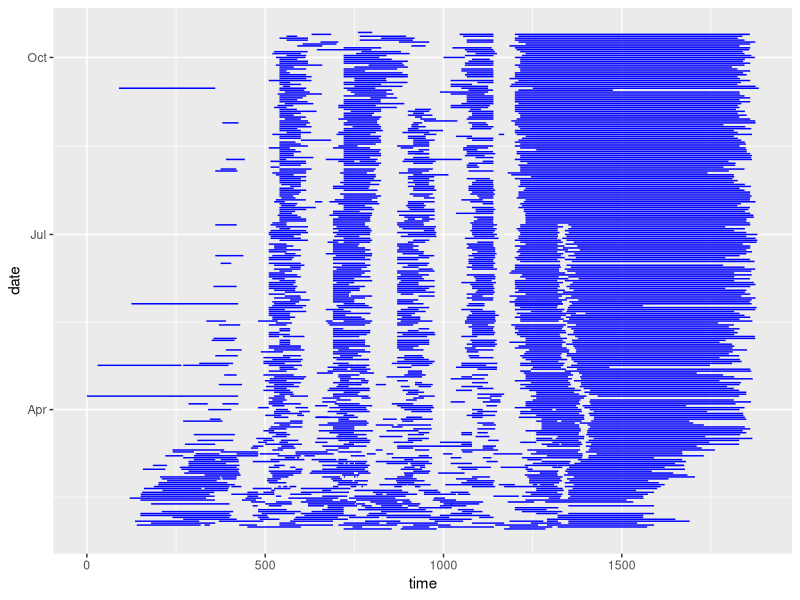
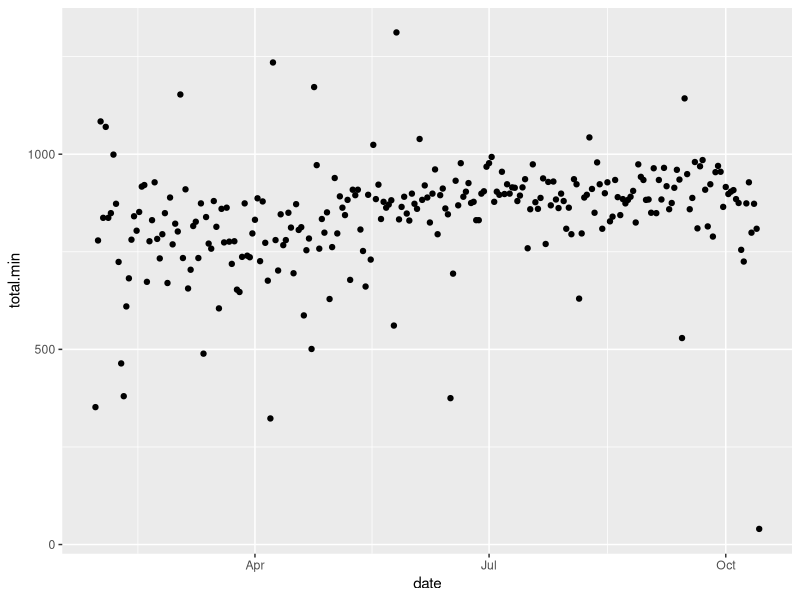
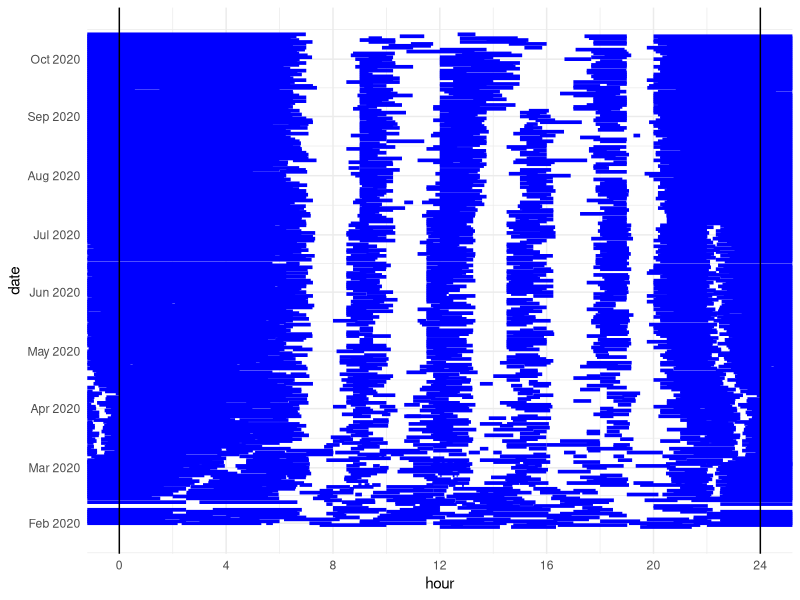
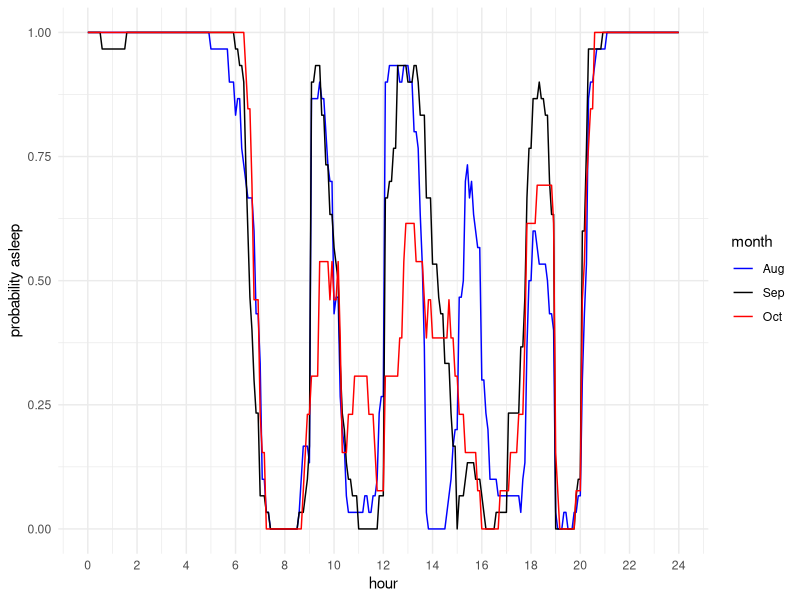
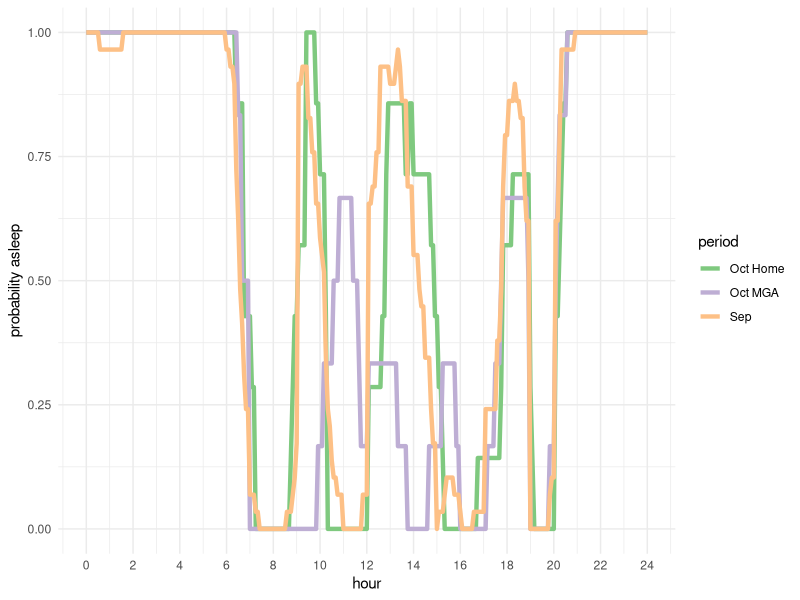
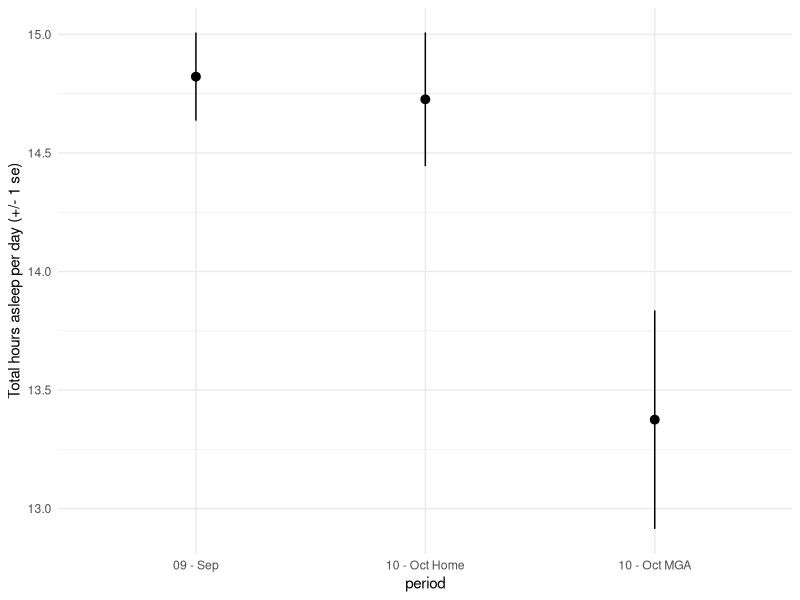
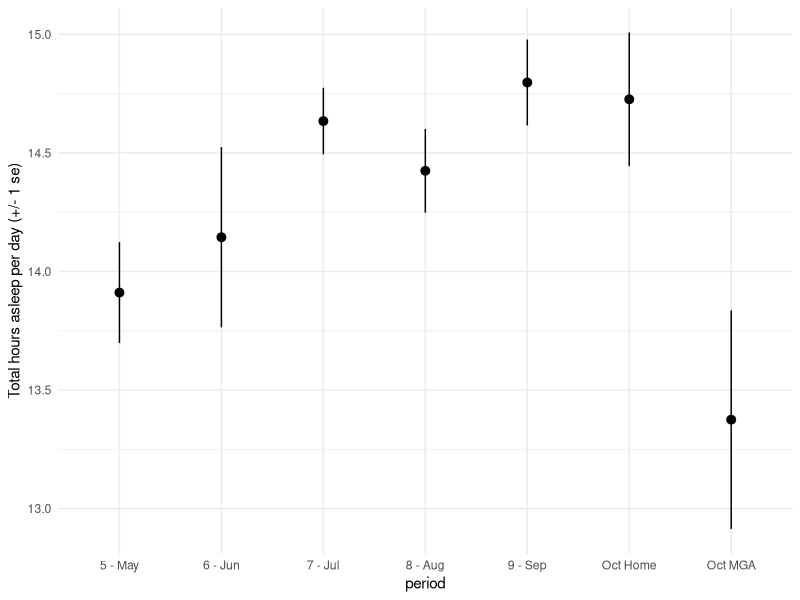
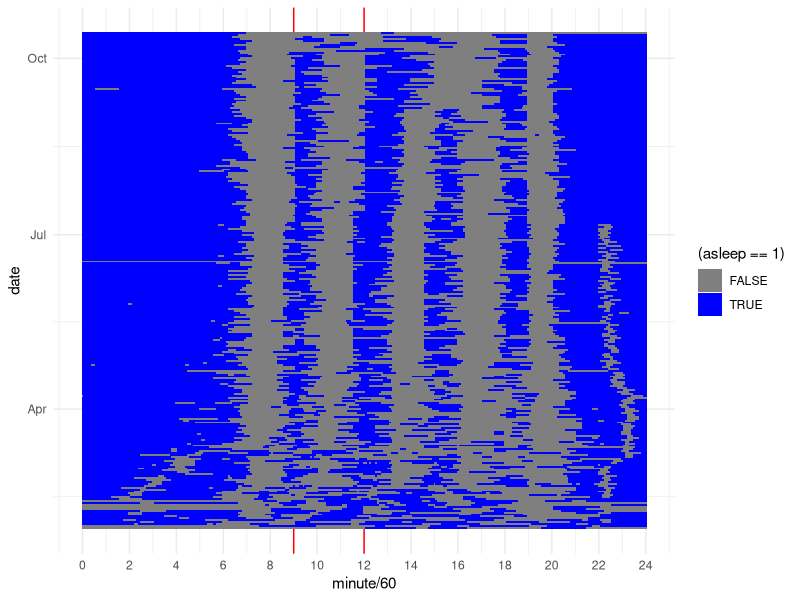

These figures' R source, in order:
library(tidyverse)
library(lubridate)

sleep <- read_csv('../data/molly/Molly Vul_sleep.csv')
sleep <- sleep %>%
  mutate(duration.min = `Duration(minutes)`) %>%
  select(Time, duration.min) 
sleep <- sleep %>%
  mutate(date.time = lubridate::mdy_hm(Time),
         date = lubridate::date(date.time),
         time = lubridate::hour(date.time)*60 + lubridate::minute(date.time))

sleep %>% 
  ggplot(aes(y=date, yend=date, x=time))+
  geom_segment(aes(xend = time+duration.min), color='blue')

# sleep %>% arrange(desc(duration.min))
# sleep %>% filter(date == '2018-09-01')

# fix obvious error, impute last day
# sleep <- sleep %>%
#   mutate(duration.min = ifelse(date == '2018-09-02' & time == 1140, 650, duration.min)) %>%
#   filter(date > '2017-12-13')

sleep %>% group_by(date) %>% 
  summarize(total.min = sum(duration.min)) %>% 
  ggplot(aes(x=date, y=total.min))+
  geom_point()

sleep %>% 
  ggplot(aes(y=date, yend=date, x=time/60))+
  geom_segment(aes(xend = (time+duration.min)/60), color='blue', size=1.25)+
  geom_segment(aes(y = date+1, 
                   yend=date+1, 
                   x=(time)/60-24, 
                   xend = (time+duration.min)/60-24), color='blue', size=1.25)+
  geom_segment(aes(y = date-1, 
                   yend=date-1, 
                   x=(time)/60+24, 
                   xend = (time+duration.min)/60+24), color='blue', size=1.25)+
  geom_vline(xintercept = 24)+
  geom_vline(xintercept = 0)+
  coord_cartesian(xlim = c(0, 24))+
  scale_x_continuous(breaks = seq(0, 24, 4))+
  scale_y_date(date_breaks = 'month', date_labels = '%b %Y')+
  labs(x='hour')+
  theme_minimal()




bymin <- expand_grid(minute = seq(0, 24*60, by=5),
                     date = unique(sleep$date)) %>% 
  mutate(asleep = 0)

for(i in 1:nrow(sleep)){
  t.start = sleep$time[i]
  t.end = (sleep$time[i] + sleep$duration.min[i]) %% (24*60)
  date = sleep$date[i]
  if(t.end < t.start){
    bymin[bymin$date==date & t.start < bymin$minute, 'asleep'] = 1
    bymin[bymin$date==(date+1) & t.end > bymin$minute, 'asleep'] = 1
  } else {
    bymin[bymin$date==date & t.start < bymin$minute & bymin$minute < t.end, 'asleep'] = 1
  }
}

bymin %>% 
  filter(date > '2020-08-01') %>% 
  filter(date < '2020-10-14') %>% 
  mutate(month = month(date, label=TRUE)) %>% 
  group_by(minute, month) %>% 
  summarize(asleep = mean(asleep)) %>% 
  ggplot(aes(x=minute/60, y=asleep, color=month))+
  geom_line()+
  scale_color_manual(values = c('Sep' = 'black', 'Oct'='red',
                                'Aug' = 'blue'))+
  scale_x_continuous(limits = c(0, 24),
                     breaks = seq(0, 24, by=2))+
  xlab('hour')+
  ylab('probability asleep')+
  theme_minimal()

mga.oct.days = c('2020-10-05',
             '2020-10-06',
             '2020-10-07',
             '2020-10-08',
             '2020-10-09',
             '2020-10-13')
nonmga.oct.days = c('2020-10-01',
                    '2020-10-02',
                    '2020-10-03',
                    '2020-10-04',
                    '2020-10-10',
                    '2020-10-11',
                    '2020-10-12')

bymin %>% 
  filter(date > '2020-09-01') %>% 
  filter(date < '2020-10-14') %>% 
  mutate(month = month(date, label=TRUE)) %>% 
  mutate(period = case_when(
    month == 'Sep' ~ 'Sep',
    as.character(date) %in% mga.oct.days ~ 'Oct MGA',
    as.character(date) %in% nonmga.oct.days ~ 'Oct Home',
    TRUE ~ 'error'
  )) %>% 
  group_by(minute, period) %>% 
  summarize(asleep = mean(asleep)) %>% 
  ggplot(aes(x=minute/60, y=asleep, color=period))+
  geom_line(size=1.5)+
  scale_color_brewer(type = 'qual')+
  scale_x_continuous(limits = c(0, 24),
                     breaks = seq(0, 24, by=2))+
  xlab('hour')+
  ylab('probability asleep')+
  theme_minimal()

bymin %>% 
  filter(date > '2020-09-01') %>% 
  filter(date < '2020-10-14') %>% 
  mutate(month = month(date, label=TRUE)) %>% 
  mutate(period = case_when(
    month == 'Sep' ~ '09 - Sep',
    as.character(date) %in% mga.oct.days ~ '10 - Oct MGA',
    as.character(date) %in% nonmga.oct.days ~ '10 - Oct Home',
    TRUE ~ 'error'
  )) %>% 
  group_by(date, period) %>% 
  summarize(hours.asleep = sum(asleep)*5/60) %>% 
  group_by(period) %>% 
  summarize(m.hours.asleep = mean(hours.asleep),
            s.hours.asleep = sd(hours.asleep)/sqrt(n())) %>% 
  ggplot(aes(x=period, y=m.hours.asleep,
             ymin = m.hours.asleep - s.hours.asleep,
             ymax = m.hours.asleep + s.hours.asleep))+
           geom_pointrange()+
  ylab('Total hours asleep per day (+/- 1 se)')+
  theme_minimal()


bymin %>% 
  filter(date > '2020-05-01') %>% 
  filter(date < '2020-10-14') %>% 
  mutate(period = case_when(
    as.character(date) %in% mga.oct.days ~ 'Oct MGA',
    as.character(date) %in% nonmga.oct.days ~ 'Oct Home',
    TRUE ~ paste0(month(date), ' - ', month(date, label=T))
  )) %>% 
  group_by(date, period) %>% 
  summarize(hours.asleep = sum(asleep)*5/60) %>% 
  group_by(period) %>% 
  summarize(m.hours.asleep = mean(hours.asleep),
            s.hours.asleep = sd(hours.asleep)/sqrt(n())) %>% 
  ggplot(aes(x=period, y=m.hours.asleep,
             ymin = m.hours.asleep - s.hours.asleep,
             ymax = m.hours.asleep + s.hours.asleep))+
  geom_pointrange()+
  ylab('Total hours asleep per day (+/- 1 se)')+
  theme_minimal()

bymin  %>% 
  ggplot(aes(x=minute/60, y=date, fill=(asleep==1)))+
  geom_vline(xintercept = 9, color='red')+
  geom_vline(xintercept = 12, color='red')+
  geom_tile()+
  scale_fill_manual(values= c('TRUE' = 'blue', 'FALSE'=NA))+
  scale_x_continuous(breaks = seq(0, 24, by=2))+
  theme_minimal()

sleep.min <- sleep %>% 
  mutate(days.old = interval("2017-12-13", date) %/% days(1),
         time = time+1,
         start = days.old*24+(time+0.01)/60, end=days.old*24+time/60 + duration.min/60,
         start.y = ceiling(start/24), end.y = ceiling(end/24), start.x = start %% 24, end.x = end %% 24) %>%
  select(date, time, duration.min, start, end, start.y, end.y, start.x, end.x)

adds = data.frame()
for(i in 1:nrow(sleep.min)){
  if(sleep.min$start.y[i] != sleep.min$end.y[i]){
    x = slice(sleep.min, i)
    sleep.min$end.y[i] = sleep.min$start.y[i]
    sleep.min$end.x[i] = 23.999
    x$start.y = x$end.y
    x$start.x = 0.0001
    adds = rbind(adds, x)
  }
}

rbind(sleep.min, adds) %>%
  ggplot(aes(y=start.y, yend=end.y, x=start.x, xend=end.x))+
  geom_segment(color='blue', size=1.25)+
  geom_vline(xintercept = 24)+
  geom_vline(xintercept = 0)+
  coord_polar()+
  scale_x_continuous(breaks = seq(0, 24, 4))+
  scale_y_continuous(limits = c(0, 366))+
  labs(x='hour')+
  theme_minimal()

## TODO: add nursing / diapering imputed sleep before 12-24

